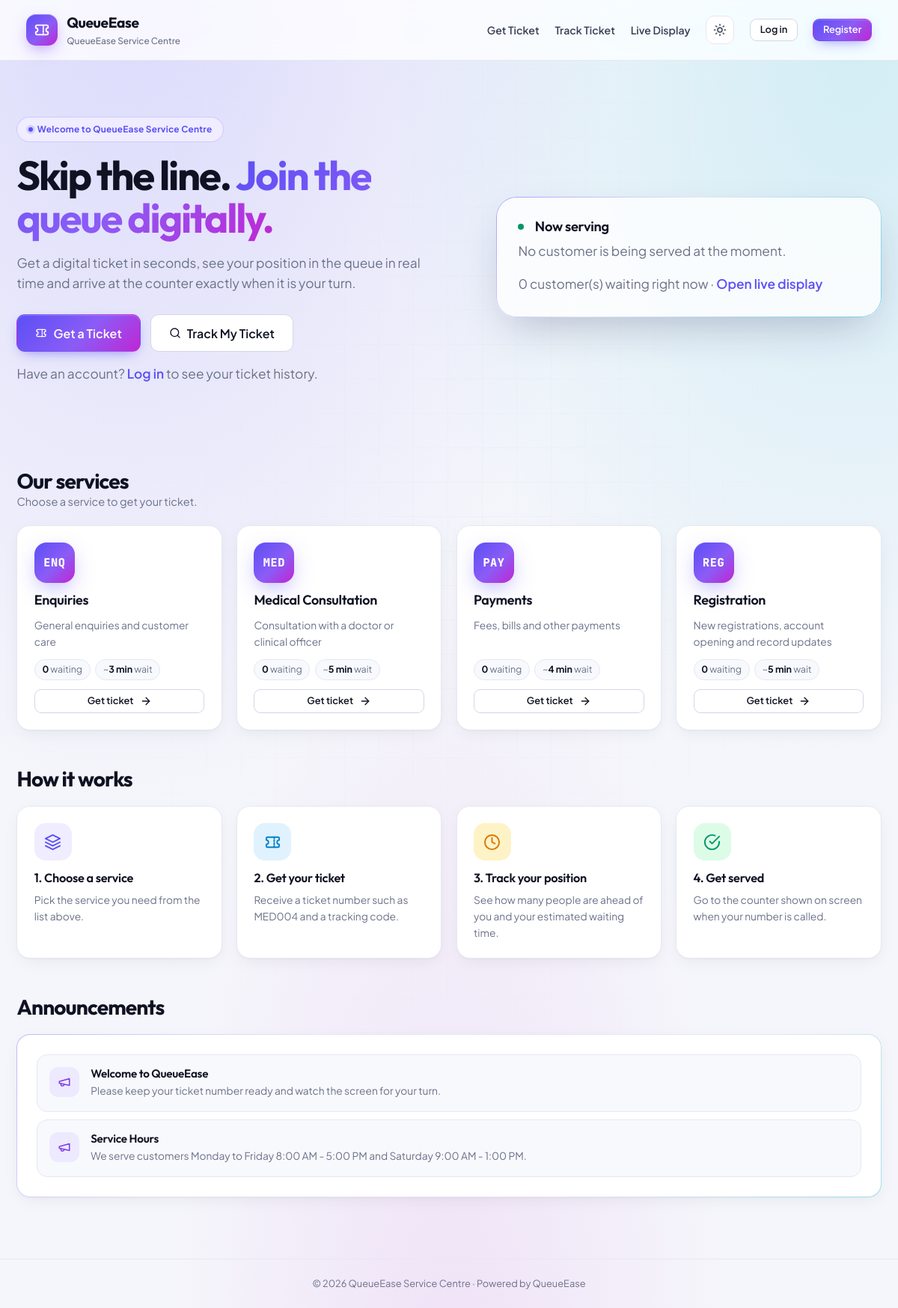
The page / on the database its author committed.
### tables this page shows
CREATE TABLE services (
    id                   INT UNSIGNED NOT NULL AUTO_INCREMENT,
    name                 VARCHAR(100) NOT NULL,
    prefix               VARCHAR(5)   NOT NULL,
    description          VARCHAR(255) DEFAULT NULL,
    avg_service_minutes  SMALLINT UNSIGNED NOT NULL DEFAULT 5,
    is_active            TINYINT(1)   NOT NULL DEFAULT 1,
    created_at           TIMESTAMP    NOT NULL DEFAULT CURRENT_TIMESTAMP,
    updated_at           TIMESTAMP    NOT NULL DEFAULT CURRENT_TIMESTAMP ON UPDATE CURRENT_TIMESTAMP,
    PRIMARY KEY (id),
    UNIQUE KEY uq_services_name (name),
    UNIQUE KEY uq_services_prefix (prefix)
);

CREATE TABLE announcements (
    id              INT UNSIGNED NOT NULL AUTO_INCREMENT,
    title           VARCHAR(150) NOT NULL,
    message         TEXT         NOT NULL,
    is_active       TINYINT(1)   NOT NULL DEFAULT 1,
    start_date      DATE         DEFAULT NULL,
    end_date        DATE         DEFAULT NULL,
    created_by      INT UNSIGNED DEFAULT NULL,
    created_at      TIMESTAMP    NOT NULL DEFAULT CURRENT_TIMESTAMP,
    updated_at      TIMESTAMP    NOT NULL DEFAULT CURRENT_TIMESTAMP ON UPDATE CURRENT_TIMESTAMP,
    PRIMARY KEY (id),
    KEY idx_announcements_active (is_active),
    CONSTRAINT fk_announcements_user FOREIGN KEY (created_by) REFERENCES users (id)
        ON DELETE SET NULL ON UPDATE CASCADE
);

### includes/functions.php (called while the page is built, shortened)
<?php
function e($value): string
{
    return htmlspecialchars((string) ($value ?? ''), ENT_QUOTES, 'UTF-8');
}
function url(string $path = ''): string
{
    return BASE_URL . '/' . ltrim($path, '/');
}
function format_minutes($minutes): string
{
    $minutes = (float) $minutes;
    $minutes = (int) round($minutes);
    if ($minutes < 60) {
        return $minutes . ' min';
    }
    return intdiv($minutes, 60) . ' h ' . ($minutes % 60) . ' min';
}
function get_active_announcements(PDO $pdo, int $limit = 5): array
{
    $stmt = $pdo->prepare(
        "SELECT id, title, message, created_at FROM announcements
         WHERE is_active = 1
           AND (start_date IS NULL OR start_date <= CURDATE())
           AND (end_date IS NULL OR end_date >= CURDATE())
         ORDER BY created_at DESC
         LIMIT " . (int) $limit
    );
    $stmt->execute();
    return $stmt->fetchAll();
}

### includes/auth.php (called while the page is built, shortened)
<?php
function current_user(): ?array
{
    return $_SESSION['user'] ?? null;
}

### includes/queue_functions.php (called while the page is built, shortened)
<?php
function service_avg_minutes(PDO $pdo, int $serviceId): float
{
    $stmt = $pdo->prepare(
        "SELECT AVG(TIMESTAMPDIFF(SECOND, service_started_at, completed_at)) / 60
           FROM queue_tickets
          WHERE service_id = ? AND status = 'served' AND ticket_date = CURDATE()
            AND service_started_at IS NOT NULL AND completed_at IS NOT NULL"
    );
    $stmt->execute([$serviceId]);
    $avg = $stmt->fetchColumn();
    $stmt = $pdo->prepare('SELECT avg_service_minutes FROM services WHERE id = ?');
    $stmt->execute([$serviceId]);
    return (float) ($stmt->fetchColumn() ?: 5);
}
function get_services_overview(PDO $pdo): array
{
    $services = $pdo->query(
        "SELECT s.*,
                (SELECT COUNT(*) FROM queue_tickets t
                  WHERE t.service_id = s.id AND t.ticket_date = CURDATE() AND t.status = 'waiting') AS waiting_count,
                (SELECT COUNT(*) FROM counters c WHERE c.service_id = s.id AND c.is_active = 1) AS open_counters
           FROM services s
          WHERE s.is_active = 1
          ORDER BY s.name"
    )->fetchAll();
    foreach ($services as &$service) {
        $avg = service_avg_minutes($pdo, (int) $service['id']);
        $counters = max(1, (int) $service['open_counters']);
    }
    return $services;
}

### index.php (the view, shortened to what this page needs)
<?php
$pdo           = db();
$services      = get_services_overview($pdo);
$announcements = get_active_announcements($pdo, 3);
$nowServing    = $pdo->query(
    "SELECT t.ticket_number, t.status, c.name AS counter_name
       FROM queue_tickets t JOIN counters c ON c.id = t.counter_id
      WHERE t.ticket_date = CURDATE() AND t.status IN ('called','serving')
      ORDER BY t.called_at DESC LIMIT 5"
)->fetchAll();
$waitingTotal = array_sum(array_column($services, 'waiting_count'));
require __DIR__ . '/includes/public_header.php';
?>
<section class="hero">
    <div>
        <span class="badge badge-role">Welcome to <?= e(INSTITUTION_NAME) ?></span>
        <h1 class="mt-2">Skip the line. <span>Join the queue digitally.</span></h1>
        <p>Get a digital ticket in seconds, see your position in the queue in real time and arrive at the counter exactly when it is your turn.</p>
        <div class="hero-actions">
            <a class="btn btn-primary btn-lg" href="<?= url('queue/guest_ticket.php') ?>"><?= icon('ticket') ?> Get a Ticket</a>
            <a class="btn btn-outline btn-lg" href="<?= url('track.php') ?>"><?= icon('search') ?> Track My Ticket</a>
        </div>
        <p class="small muted mt-2">Have an account? <a href="<?= url('login.php') ?>">Log in</a> to see your ticket history.</p>
    </div>
    <div class="hero-panel">
        <h3><span class="live-dot"></span> Now serving</h3>
        <?php if ($nowServing): ?>
            <ul class="now-serving-list">
                <?php foreach ($nowServing as $row): ?>
                    <li><span class="ticket-no"><?= e($row['ticket_number']) ?></span><span><?= e($row['counter_name']) ?></span><?= status_badge($row['status']) ?></li>
                <?php endforeach; ?>
            </ul>
        <?php else: ?>
            <p class="muted">No customer is being served at the moment.</p>
        <?php endif; ?>
        <p class="small muted mt-2 mb-0"><?= (int) $waitingTotal ?> customer(s) waiting right now &middot; <a href="<?= url('public/display.php') ?>" target="_blank" rel="noopener">Open live display</a></p>
    </div>
</section>
<div class="section-title">
    <div>
        <h2>Our services</h2>
        <p class="muted mb-0">Choose a service to get your ticket.</p>
    </div>
</div>
<div class="service-grid">
    <?php foreach ($services as $service): ?>
        <div class="service-card">
            <span class="service-prefix"><?= e($service['prefix']) ?></span>
            <h3><?= e($service['name']) ?></h3>
            <p><?= e($service['description']) ?></p>
            <div class="service-meta">
                <span><strong><?= (int) $service['waiting_count'] ?></strong> waiting</span>
                <span>~<strong><?= e(format_minutes($service['estimated_wait'])) ?></strong> wait</span>
            </div>
            <a class="btn btn-outline btn-sm" href="<?= url('queue/guest_ticket.php?service=' . (int) $service['id']) ?>">Get ticket <?= icon('arrow-right') ?></a>
        </div>
    <?php endforeach; ?>
</div>
<div class="section-title"><h2>How it works</h2></div>
<div class="feature-grid">
    <div class="feature"><span class="stat-icon tone-primary"><?= icon('layers') ?></span><h3>1. Choose a service</h3><p>Pick the service you need from the list above.</p></div>
    <div class="feature"><span class="stat-icon tone-info"><?= icon('ticket') ?></span><h3>2. Get your ticket</h3><p>Receive a ticket number such as MED004 and a tracking code.</p></div>
    <div class="feature"><span class="stat-icon tone-warning"><?= icon('clock') ?></span><h3>3. Track your position</h3><p>See how many people are ahead of you and your estimated waiting time.</p></div>
    <div class="feature"><span class="stat-icon tone-success"><?= icon('check-circle') ?></span><h3>4. Get served</h3><p>Go to the counter shown on screen when your number is called.</p></div>
</div>
<?php if ($announcements): ?>
    <div class="section-title"><h2>Announcements</h2></div>
    <div class="card">
        <?php foreach ($announcements as $a): ?>
            <div class="announcement">
                <span class="stat-icon tone-purple"><?= icon('megaphone') ?></span>
                <div><h4><?= e($a['title']) ?></h4><p><?= nl2br(e($a['message'])) ?></p></div>
            </div>
        <?php endforeach; ?>
    </div>
<?php endif; ?>
<?php require __DIR__ . '/includes/public_footer.php'; ?>

### includes/public_header.php (shortened to what this page needs)
<?php
$user      = current_user();
?>
<!DOCTYPE html>
<html lang="en">
<head>
    <link rel="stylesheet" href="<?= url('assets/css/style.css') ?>">
    <link rel="stylesheet" href="<?= url('assets/css/print.css') ?>" media="print">
</head>
<body class="public-body">
<header class="public-nav">
    <a href="<?= url('index.php') ?>" class="public-brand">
        <span class="brand-logo"><?= icon('ticket') ?></span>
        <span><strong><?= e(APP_NAME) ?></strong><small><?= e(INSTITUTION_NAME) ?></small></span>
    </a>
    <nav class="public-links">
        <a href="<?= url('queue/guest_ticket.php') ?>">Get Ticket</a>
        <a href="<?= url('track.php') ?>">Track Ticket</a>
        <a href="<?= url('public/display.php') ?>" target="_blank" rel="noopener">Live Display</a>
        <button class="icon-btn theme-toggle public-theme" type="button" data-theme-toggle aria-label="Switch light or dark mode" title="Light / dark mode">
            <?= icon('sun', 'icon icon-sun') ?><?= icon('moon', 'icon icon-moon') ?>
        </button>
        <?php if ($user): ?>
            <a href="<?= url(dashboard_for_role($user['role'])) ?>" class="btn btn-primary btn-sm">My Dashboard</a>
        <?php else: ?>
            <a href="<?= url('login.php') ?>" class="btn btn-outline btn-sm">Log in</a>
            <a href="<?= url('register.php') ?>" class="btn btn-primary btn-sm">Register</a>
        <?php endif; ?>
    </nav>
</header>
<main class="public-main">

### includes/icons.php (shortened to what this page needs)
<?php
function icon(string $name, string $class = 'icon'): string
{
    $svg = $paths[$name] ?? $paths['dashboard'];
    return '<svg class="' . htmlspecialchars($class, ENT_QUOTES) . '" viewBox="0 0 24 24" fill="none" stroke="currentColor" stroke-width="2" stroke-linecap="round" stroke-linejoin="round" aria-hidden="true">' . $svg . '</svg>';
}

### includes/public_footer.php (shortened to what this page needs)
</main>
<footer class="public-footer">
    &copy; <?= date('Y') ?> <?= e(INSTITUTION_NAME) ?> &middot; Powered by <?= e(APP_NAME) ?>
</footer>
</body>
</html>

### assets/css/print.css (style rules this page uses)
body { background: #fff !important; color: #000; font-size: 12px; }
.sidebar, .topbar, .app-footer, .public-nav, .public-footer, .no-print, .filter-bar, .btn, .pagination, .alert, .sidebar-backdrop { display: none !important; }
.content, .public-main { padding: 0 !important; max-width: none !important; }
.card, .stat-card, .ticket-card { box-shadow: none !important; border: 1px solid #999 !important; break-inside: avoid; }
.badge { border: 1px solid #999; background: none !important; color: #000 !important; }
.badge::before { display: none; }
a { color: #000; text-decoration: none; }

### rows shown on the page
services: prefix "ENQ", name "Enquiries", description "General enquiries and customer care", waiting_count "0", avg_service_minutes "3 min"
services: prefix "MED", name "Medical Consultation", description "Consultation with a doctor or clinical officer", waiting_count "0", estimated_wait "5 min"
services: prefix "PAY", name "Payments", description "Fees, bills and other payments", waiting_count "0", avg_service_minutes "4 min"
services: prefix "REG", name "Registration", description "New registrations, account opening and record updates", waiting_count "0", avg_service_minutes "5 min"
announcements: title "Welcome to QueueEase", message "Please keep your ticket number ready and watch the screen for your turn."
announcements: title "Service Hours", message "We serve customers Monday to Friday 8:00 AM - 5:00 PM and Saturday 9:00 AM - 1:00 PM."

### other values the page prints
APP_NAME "QueueEase"
INSTITUTION_NAME "QueueEase Service Centre"
$waitingTotal "0"
